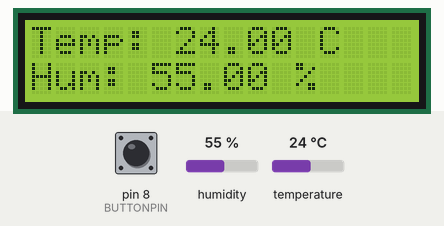
This program was run on a simulated Arduino Uno, built with avr-gcc and run on an emulated ATmega328P. On the bench: 16×2 character LCD. The inputs (shaded band) are chosen by the test bench; at power-on: pin 8 (BUTTONPIN) HIGH, humidity 55 %, temperature 24 °C. What the program prints to the serial monitor is not drawn.

Above: at 1.6 s.
1.7 s: pin 8 (BUTTONPIN) pulled LOW for 0.15 s
At 2.5 s:
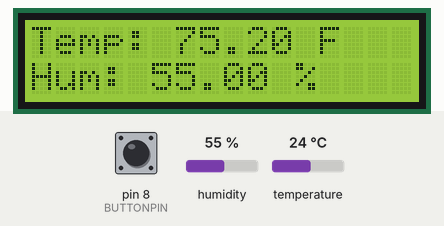
3.5 s: humidity set to 22 %
At 4.9 s:
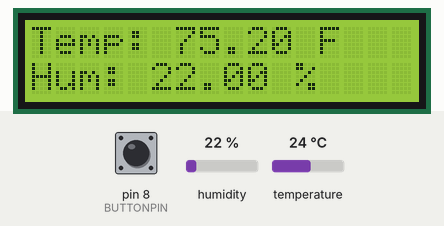
5.5 s: temperature set to 12 °C
At 8.2 s:
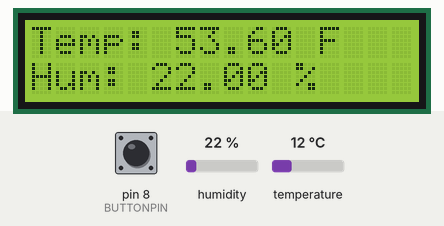
8.5 s: pin 8 (BUTTONPIN) pulled LOW for 1 s
At 10.3 s:
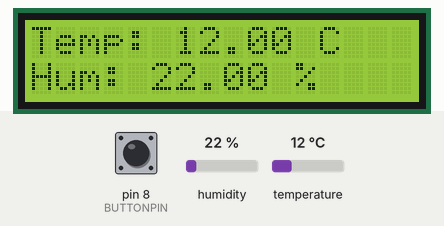
11.0 s: humidity set to 40 %
At 14.1 s:
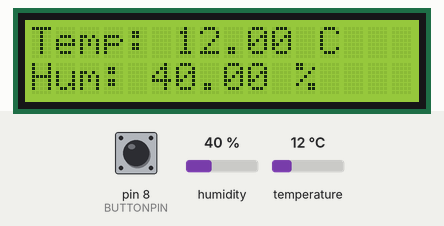
14.5 s: temperature set to 19 °C
At 16.4 s:
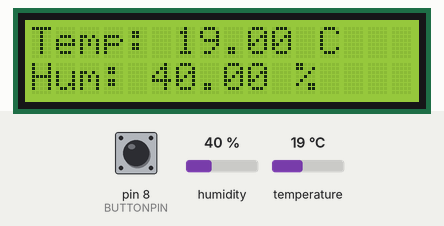
Timing chart, 0 to 17.9 s (numbered marks = the images above; inputs shaded):
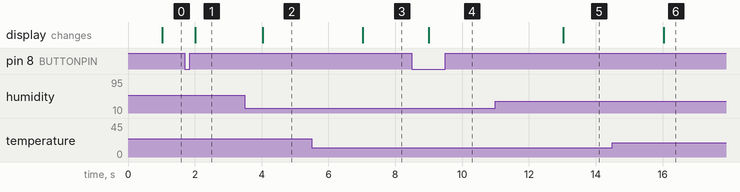

The program:

main.cpp
```cpp
#include <Arduino.h>
#include <LiquidCrystal.h>

#include <Adafruit_Sensor.h>
#include <DHT.h>
#include <DHT_U.h>

// DHT11 configuration
#define DHTPIN 9
#define DHTTYPE DHT11

// Initialize sensor and LCD
DHT dht(DHTPIN, DHTTYPE);
LiquidCrystal lcd(12, 11, 5, 4, 3, 2);

// Track the selected temperature unit
bool fahrenheit = false;
String tempUnit = "C";

// Track when the DHT11 was last read
unsigned long lastSensorReadTime = 0;

// Button state tracking for debouncing
int previousButtonState = HIGH;
int stableButtonState = HIGH;

// Debounce timing
unsigned long lastDebounceTime = 0;
const unsigned long debounceDelay = 50;

// Button is connected to digital pin 8
#define BUTTONPIN 8


void handleButton() {
    // Read the current button state
    int buttonState = digitalRead(BUTTONPIN);

    // If the button changed, restart the debounce timer
    if (previousButtonState != buttonState) {
        lastDebounceTime = millis();
    }

    // Only accept the change if it has remained stable long enough
    if (millis() - lastDebounceTime >= debounceDelay) {

        // Check if the stable state actually changed
        if (buttonState != stableButtonState) {
            stableButtonState = buttonState;

            // LOW means the button is pressed (INPUT_PULLUP)
            if (stableButtonState == LOW) {
                fahrenheit = !fahrenheit;
            }
        }
    }

    // Update the displayed temperature unit
    if (fahrenheit) {
        tempUnit = "F";
    } else {
        tempUnit = "C";
    }

    // Save the current state for the next loop
    previousButtonState = buttonState;
}


void updateDisplay() {
    // Clear the previous sensor readings
    lcd.clear();

    // Read temperature and humidity from the DHT11
    float temperature = dht.readTemperature(fahrenheit, false);
    float humidity = dht.readHumidity();

    // Check whether either sensor reading failed
    if (isnan(temperature) || isnan(humidity)) {
        lcd.print("DHT11 Error!");
        lcd.setCursor(0, 1);
        lcd.print("Check sensor");
    }

    else {
        // Print readings to the Serial Monitor
        Serial.println("Temperature: " + String(temperature) + " °" + tempUnit);
        Serial.println("Humidity: " + String(humidity) + " %");

        // Display temperature on the first LCD row
        lcd.print("Temp: " + String(temperature) + " " + tempUnit);

        // Move to the second LCD row for humidity
        lcd.setCursor(0, 1);
        lcd.print("Hum: " + String(humidity) + " %");
    }
}


void setup() {
    // Initialize the LCD, DHT11, and Serial Monitor
    lcd.begin(16, 2);
    dht.begin();
    Serial.begin(9600);

    // Use the internal pull-up resistor for the button
    pinMode(BUTTONPIN, INPUT_PULLUP);
}


void loop() {
    // Continuously check for button presses
    handleButton();

    // Update sensor readings once every second without blocking the program
    if (millis() - lastSensorReadTime >= 1000) {
        updateDisplay();

        // Schedule the next sensor update
        lastSensorReadTime += 1000;
    }
}
```

Measured:
- after the input at 1.7 s, the display: changes after 0.31 s (image 1)
- after the input at 3.5 s, the display: changes after 0.53 s (image 2)
- after the input at 5.5 s, the display: changes after 1.5 s (image 3)
- after the input at 8.5 s, the display: changes after 0.51 s (image 4)
- after the input at 11.0 s, the display: changes after 2.0 s (image 5)
- after the input at 14.5 s, the display: changes after 1.5 s (image 6)
